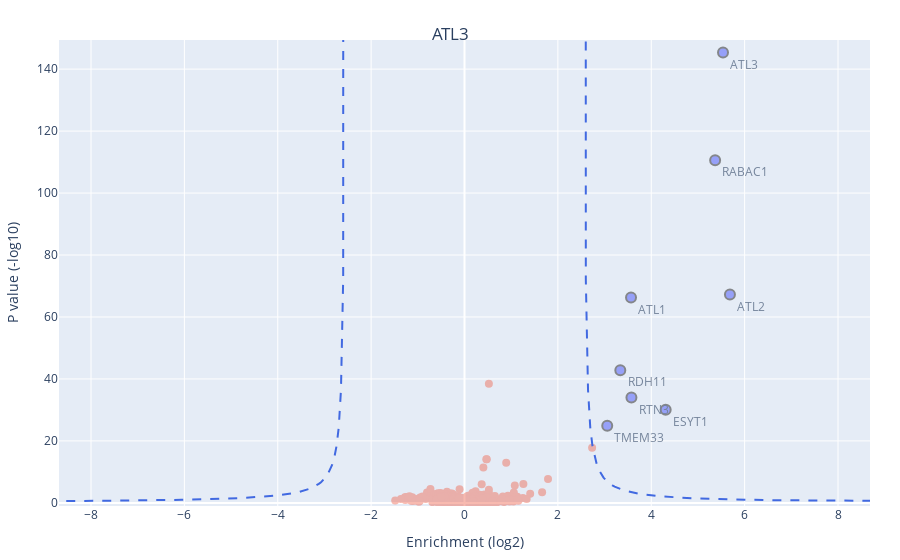

The code cell stored with this chart in its notebook:
### Markdown cell above
### Volcano plot!

### Code cell
# imp.reload(pv)
pv.volcano_plot(master,'ATL3',[3.5,2.55])

### Figure 1 — Plotly figure (JSON) as saved in the notebook; plotly's stock layout.template omitted (floating-point values rounded to 4 significant figures; data arrays with more than 128 entries replaced by an {"elided": "..."} marker saying what was removed)
{"data": [{"marker": {"line": {"width": 2}, "size": 10}, "mode": "markers+text", "opacity": 0.6, "text": ["TMEM33", "RABAC1", "RTN3", "ATL3", "ATL2", "RDH11", "ATL1", "ESYT1"], "textposition": "bottom right", "type": "scatter", "x": [3.057, 5.368, 3.575, 5.537, 5.685, 3.337, 3.567, 4.309], "y": [24.9, 110.6, 34.05, 145.4, 67.29, 42.85, 66.27, 30.08]}, {"marker": {"size": 8}, "mode": "markers", "opacity": 0.4, "text": {"elided": "5936 str values"}, "type": "scatter", "x": {"elided": "5936 float values"}, "y": {"elided": "5936 float values"}}, {"line": {"color": "royalblue", "dash": "dash"}, "mode": "lines", "type": "scatter", "x": {"elided": "400 float values"}, "y": {"elided": "400 float values"}}], "layout": {"margin": {"b": 20, "l": 30, "r": 30, "t": 40}, "showlegend": false, "title": {"text": "ATL3", "x": 0.5, "y": 0.95}, "xaxis": {"range": [-8.685, 8.685], "title": {"text": "Enrichment (log2)"}}, "yaxis": {"range": [-1, 149.4], "title": {"text": "P value (-log10)"}}}}
